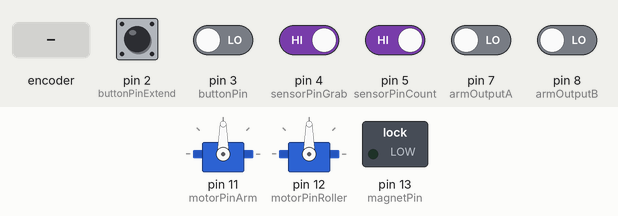
A sketch run on a simulated Arduino Mega 2560, built with avr-gcc and run on an emulated ATmega2560. On the bench: 2 × servo, switched loads named in the sketch (green lamp = pin HIGH). Inputs (shaded band) come from the test bench; at power-on: pin 4 (sensorPinGrab), pin 5 (sensorPinCount) HIGH, pin 2 (buttonPinExtend), pin 3 (buttonPin), pin 7 (armOutputA), pin 8 (armOutputB) LOW. What the sketch prints to the serial monitor is not drawn.

Above: at 1.2 s.
1.3 s: pin 2 (buttonPinExtend) pulled HIGH for 0.15 s
At 2.3 s:
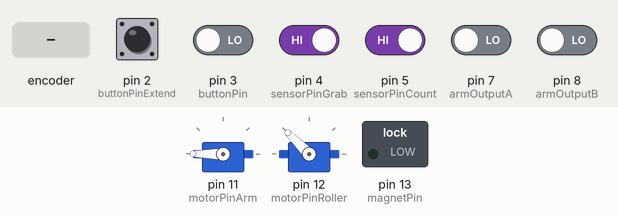
4.4 s: pin 4 (sensorPinGrab) driven LOW
At 4.8 s:
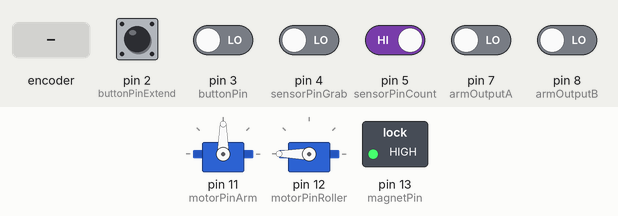
7.4 s: pin 2 (buttonPinExtend) pulled HIGH for 1 s
At 8.2 s:
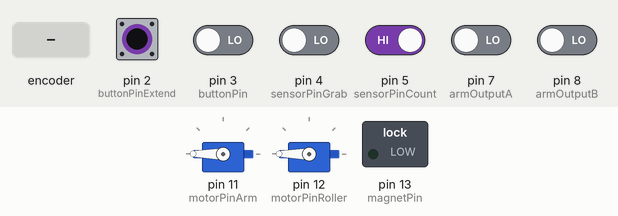
10.9 s: pin 2 (buttonPinExtend) driven HIGH and pin 3 (buttonPin) driven HIGH
At 12.0 s:
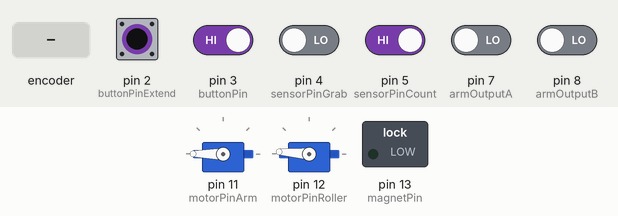
13.9 s: rotary encoder on pin 7 (armOutputA) / pin 8 (armOutputB) turned 1 step (first pin leading)
17.1 s: rotary encoder on pin 7 (armOutputA) / pin 8 (armOutputB) turned 1 step (first pin leading)
Timing chart, 0 to 67.8 s (numbered marks = the images above; inputs shaded):
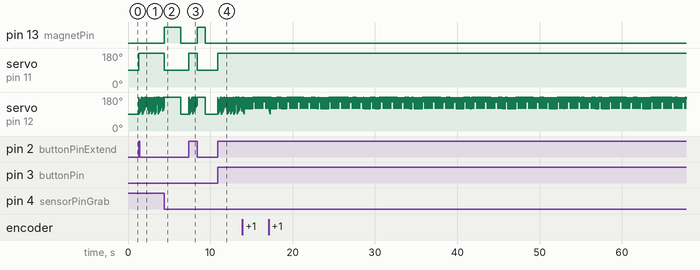

The sketch:

Comms_A.ino
```cpp
#include <Servo.h>  //This comes with the Arduino

#define armOutputA 7 //motorControler outputA green
#define armOutputB 8 //motorControler outputB yellow
#define motorPinArm 11 //pin for arm motor
#define motorPinRoller 12 //pin for roller motor
#define sensorPinGrab 4 //IR sensor to detect can on shelf
#define sensorPinCount 5 //IR sensor to detect can dropping into robot
#define magnetPin 13 //pin for electromagnet
#define servoUnloadPin 9 //pin for unload servo

#define buttonPinExtend 2 //testing button
#define buttonPin 3

#define ARMPOSMAX 400 //max distance that arm can extend

Servo MotorArm;
Servo MotorRoller;
Servo ServoUnload;

int motorArmPos = 0; //starting position of the motorArm
int armOutputACurState; //current state of outputA
int armOutputAPrevState; //previous state of outputA

int sensorGrabState = 0; //current arm sensor state
int sensorCountState = 0; //current count sensor state

int buttonStateExtend = 0; // variable for reading the pushbutton status
int buttonState = 0;

int MotorMaxForward = 2000; //this might not actually be forward
int MotorMaxReverse = 1000; //this might not actually be reverse
int MotorStop = 1500;       //this is definitely stop (if the Motor is calibrated right)

int armState = 0; //which case of the switch statement we are in
int cansToCollect = 2; //number of cans to collect

void setup() {
  MotorArm.attach(motorPinArm, 1000, 2000);
  MotorArm.writeMicroseconds(MotorStop); //make sure the motor is stopped initially

  MotorRoller.attach(motorPinRoller, 1000, 2000);
  MotorRoller.writeMicroseconds(MotorStop); //make sure the motor is stopped initially

  pinMode(buttonPinExtend, INPUT);
  pinMode(buttonPin, INPUT);

  pinMode (armOutputA, INPUT);
  pinMode (armOutputB, INPUT);

  pinMode(sensorPinGrab, INPUT_PULLUP);
  pinMode(sensorPinCount, INPUT_PULLUP);

  pinMode(magnetPin, OUTPUT);

  Serial.begin(9600);

  // Reads the initial state of the motorArmOutputA
  armOutputAPrevState = digitalRead(armOutputA);
}

void loop() {
  collectCans();
}


void collectCans() {
  buttonStateExtend = digitalRead(buttonPinExtend);
  buttonState = digitalRead(buttonPin);
  sensorGrabState = digitalRead(sensorPinGrab);
  sensorCountState = digitalRead(sensorPinCount);

  if (buttonStateExtend == HIGH) //replace this with if(cansToCollect > 0 && armState == 0)
    armState = 1;

  grab();
}

void grab() {
  switch (armState) {

    case 0: //not collecting alright to drive
      MotorArm.writeMicroseconds(MotorStop);
      MotorRoller.writeMicroseconds(MotorStop);
      magnetOff();
      break;

    case 1: //arm extend && rollers on
      checkArmEncoder();

      //If motors have reached the back wall, go to armState 4
      if (motorArmPos >= ARMPOSMAX)
        armState = 4;

      armExtend();
      rollerOn();

      if (canInHand())
        armState = 2;

      break;

    case 2:
      MotorArm.writeMicroseconds(MotorStop);
      rollerOn();
      magnetOn();

      delay(1000);
      armState = 3;
      break;

    case 3: //arm retract && roller on && magnet on
      checkArmEncoder();
      //If motors have reached the home (startPoint), go to armState 0
      if (motorArmPos <= 0)
        armState = 5;

      if (!canOverHole()) { //while its still retracting with can
        armRetract();
        rollerOn();
        magnetOn();
      }  else {
        MotorRoller.writeMicroseconds(MotorStop);
        magnetOff();
      }
      break;

    case 4: //reached back wall, no cans
      checkArmEncoder();
      if (motorArmPos <= 0) {
        armState = 0;
      }
      armRetract();
      MotorRoller.writeMicroseconds(MotorStop);
      magnetOff();

      break;

    case 5: //everything off, check if need to get more cans
      cansToCollect--;
      MotorArm.writeMicroseconds(MotorStop);
      MotorRoller.writeMicroseconds(MotorStop);
      magnetOff();

      if (cansToCollect > 0)
        armState = 1;
      else
        armState = 0;
      break;
  }
}

void checkArmEncoder() {
  armOutputACurState = digitalRead(armOutputA); // Reads the "current" state of the armOutputA

  // If the previous and the current state of the armOutputA are different, that means a Pulse has occured
  if (armOutputACurState && !armOutputAPrevState) {

    // If the armOutputB state is different to the armOutputA state, that means the encoder is rotating clockwise
    if (!digitalRead(armOutputB)) {
      motorArmPos ++;
    } else { //anticlockwise
      motorArmPos --;
    }
    Serial.print("Position: ");
    Serial.println(motorArmPos);
  }
  armOutputAPrevState = armOutputACurState; //Updates the previous state of the armOutputA with the current state
}

boolean canInHand() {
  if (!sensorGrabState)
    return true;
  else
    return false;
}

boolean canOverHole() {
  if (buttonState == HIGH) //FIXME: insert sensor here when integrating code instead f button
    return true;
  else
    return false;
  /*
    if (!sensorCountState)
      return true;
    else
      return false;
  */
}

void armExtend() {
  MotorArm.writeMicroseconds(2000);

  // for (int i = 1500; i <= 2000; i += 10)
  //  MotorArm.writeMicroseconds(i);
  /*
     MotorArm.writeMicroseconds(1550);
     MotorArm.writeMicroseconds(1600);
     MotorArm.writeMicroseconds(1650);
     MotorArm.writeMicroseconds(1700);
     MotorArm.writeMicroseconds(1750);
     MotorArm.writeMicroseconds(1800);
     MotorArm.writeMicroseconds(1850);
     MotorArm.writeMicroseconds(1900);
     MotorArm.writeMicroseconds(1950);
     MotorArm.writeMicroseconds(2000);
  */
}

void armRetract() {
  MotorArm.writeMicroseconds(1000);

  //for (int i = 1500; i >= 1000; i -= 10)
  //  MotorArm.writeMicroseconds(i);
  /*
    MotorArm.writeMicroseconds(1450);
    MotorArm.writeMicroseconds(1400);
    MotorArm.writeMicroseconds(1350);
    MotorArm.writeMicroseconds(1300);
    MotorArm.writeMicroseconds(1250);
    MotorArm.writeMicroseconds(1200);
    MotorArm.writeMicroseconds(1150);
    MotorArm.writeMicroseconds(1100);
    MotorArm.writeMicroseconds(1050);
    MotorArm.writeMicroseconds(1000);
  */
}

void rollerOn() {
  for (int i = 1500; i <= 2000; i += 25)
    MotorRoller.writeMicroseconds(i);
  /*
    MotorRoller.writeMicroseconds(1550);
    MotorRoller.writeMicroseconds(1600);
    MotorRoller.writeMicroseconds(1650);
    MotorRoller.writeMicroseconds(1700);
    MotorRoller.writeMicroseconds(1750);
    MotorRoller.writeMicroseconds(1800);
    MotorRoller.writeMicroseconds(1850);
    MotorRoller.writeMicroseconds(1900);
    MotorRoller.writeMicroseconds(1950);
    MotorRoller.writeMicroseconds(2000);
  */
}

void magnetOn() {
  digitalWrite(magnetPin, HIGH); // turn the magnet on (HIGH is the voltagelevel)
}

void magnetOff() {
  digitalWrite(magnetPin, LOW); // turn the magnet off by making the voltageLOW
}

void unload() {
  /*
   * DO UNLOADING STUFF HERE
   */
}
```

Magnet.cpp
```cpp
#include "Arduino.h"
#include "Magnet.h"
```

Magnet.h
```cpp
#ifndef Magnet_h
#define Magnet_h

#include "Arduino.h"


class ColourSensor {
	private:
		int _controlPin0, _controlPin1, _controlPin2, _controlPin3;
		int _outputPin;
		int _frequency;


	public:
		ColourSensor();
		ColourSensor(int controlPin0, int controlPin1, int controlPin2, int controlPin3, int outputPin);

		bool checkRed();
		bool checkGreen();
		bool checkBlue();
		int readRed();
		int readGreen();
		int readBlue();

};


#endif
```

Measured:
- after the input at 1.3 s, servo on pin 11 (motorPinArm): 90° → 180° at once
- after the input at 4.4 s, pin 13 (magnetPin): LOW → HIGH at once, → LOW 2.0 s later; servo on pin 11 (motorPinArm): 180° → 90° at once
- after the input at 7.4 s, pin 13 (magnetPin): LOW → HIGH after 1.0 s, → LOW 1.0 s later; servo on pin 11 (motorPinArm): 90° → 180° at once, → 90° 1.0 s later
- after the input at 10.9 s, servo on pin 11 (motorPinArm): 90° → 180° at once
